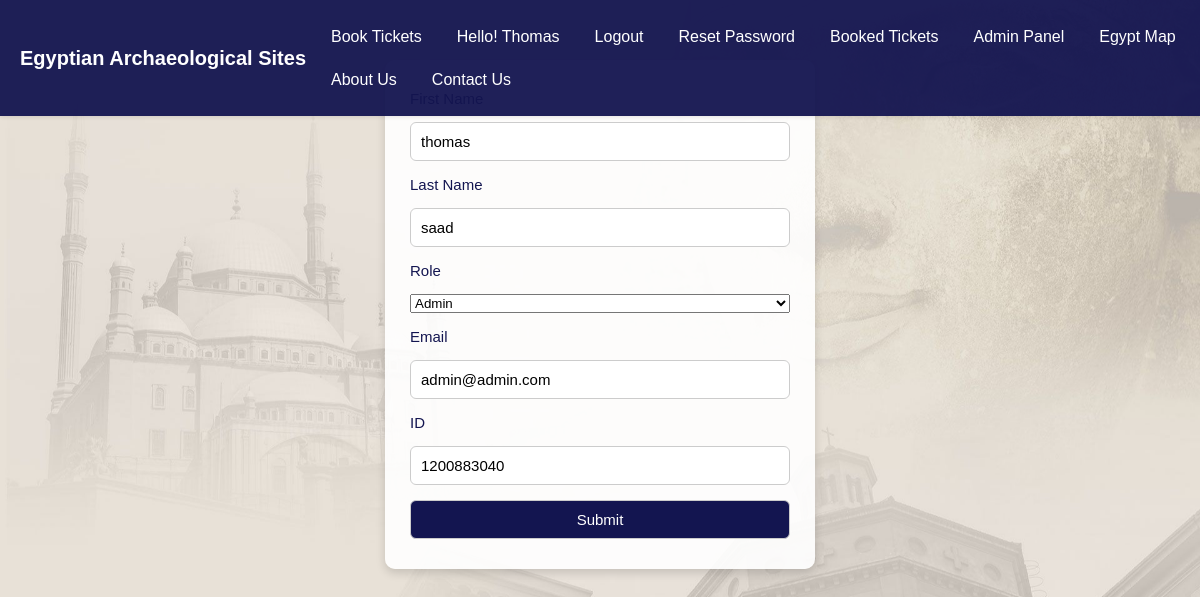
The page /edit.php?id=1200883040 (signed in) on the database its author committed.
### tables this page shows
CREATE TABLE `users` (
  `first_name` varchar(100) NOT NULL,
  `last_name` varchar(100) NOT NULL,
  `email` varchar(50) NOT NULL,
  `password` varchar(255) NOT NULL,
  `ID` bigint NOT NULL,
  `rule` tinyint(1) NOT NULL DEFAULT '0',
  PRIMARY KEY (`ID`)
);

### Database/conn.php (called while the page is built)
<?php
require_once 'crud.php';
    $host = 'localhost';
    $db = 'arch-egypt';
    $user = 'root';
    $pass = 'root';
    $charset = 'utf8';
    $dsn = "mysql:host=$host;dbname=$db;charset=$charset";
    try {
        $pdo = new PDO($dsn, $user, $pass);
    } catch (PDOException $th) {
        throw new PDOException($th->getMessage(), (int)$th->getCode());
    }
    $crud = new crud($pdo);
?>

### Database/crud.php (called while the page is built, shortened)
<?php
class crud
{
    private $db;
    function __construct($conn)
    {
        $this->db = $conn;
    }
    public function getuserById($id)
    {
        try {
            $sql = "SELECT * FROM users WHERE ID = :id";
            $stmt = $this->db->prepare($sql);
            $stmt->bindParam(':id', $id);
            $stmt->execute();
            return $stmt->fetch(PDO::FETCH_ASSOC);
        } catch (\Throwable $th) {
            return false;
        }
    }
}

### edit.php (the view, shortened to what this page needs)
<?php
require_once 'include/header.php';
require_once 'Database/conn.php';
$id = $_GET['id'];
$user = $crud->getuserById($id);
?>
<div class="forms">
    <form action="editpost.php" method="post">
        <label for="fname">First Name</label>
        <input type="text" id="fname" name="fname" placeholder="First Name" value="<?php echo $user['first_name'] ;?>" required>
        <label for="lname">Last Name</label>
        <input type="text" id="lname" name="lname" placeholder="Last Name" value="<?php echo $user['last_name'] ;?>" required>
        <label for="rule">Role</label>
        <select name="rule" id="rule">
            <option value="1" <?= $user['rule'] == 1 ? 'selected' : '' ?>>Admin</option>
        </select>
        <label for="email">Email</label>
        <input type="email" id="email" name="email" placeholder="Email" value="<?php echo $user['email'] ;?>" readonly>
        <label for="id">ID</label>
        <input type="text" id="id" name="id" placeholder="Your ID" value="<?php echo $user['ID'] ;?>" readonly>
        <input type="submit" name="submit" style="background-color: #131550;
    color: white;" >
    </form>
</div>

### edit.php (style rules this page uses)
html, body { height: 100%; margin: 0; padding: 0; font-family: Arial, sans-serif; background-image: url('background.jpg'); background-size: cover; background-position: center; background-repeat: no-repeat; background-attachment: fixed; }
.forms { margin: 60px auto 40px; display: flex; justify-content: center; align-items: center; }
form { background-color: rgba(255, 255, 255, 0.9); padding: 30px 25px; border-radius: 10px; box-shadow: 0 4px 10px rgba(0, 0, 0, 0.15); width: 100%; max-width: 380px; display: flex; flex-direction: column; gap: 15px; }
form label { font-size: 15px; color: #131550; font-weight: 500; }
form input { padding: 10px; font-size: 15px; border: 1px solid #ccc; border-radius: 6px; }

### rows shown on the page
users: fname "thomas", lname "saad", rule "Admin", email "admin@admin.com", id "1200883040"

### other values the page prints
$_SESSION['fname'] "Thomas"
